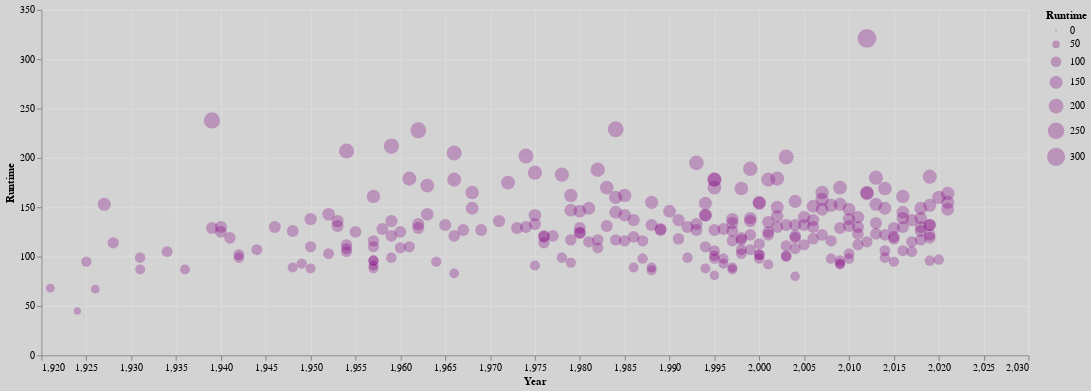

Notebook source saved alongside this figure:
### Code cell
# Correlation Between Year and Runtime
alt.Chart(data).mark_circle(opacity=0.3, color='purple').encode(
    alt.X('Year:Q', scale=alt.Scale(zero=False)),
    y='Runtime:Q',
    tooltip=['Movie Name', 'Ranking of Movie', 'Certificate', 'Genre'], size='Runtime'
).properties(width=1000,height=350).configure_title(fontSize=14).configure(background="lightgrey").interactive()

### Figure 1 — Vega-Lite specification as saved in the notebook (floating-point values rounded to 4 significant figures; data arrays with more than 128 entries replaced by an {"elided": "..."} marker saying what was removed)
{"config": {"view": {"continuousWidth": 400, "continuousHeight": 300}, "background": "lightgrey"}, "data": {"name": "data-9a03ad1c95f42e1f607bccaa23e7d3c5"}, "mark": {"type": "circle", "color": "purple", "opacity": 0.3}, "encoding": {"size": {"type": "quantitative", "field": "Runtime"}, "tooltip": [{"type": "nominal", "field": "Movie Name"}, {"type": "quantitative", "field": "Ranking of Movie"}, {"type": "nominal", "field": "Certificate"}, {"type": "nominal", "field": "Genre"}], "x": {"type": "quantitative", "field": "Year", "scale": {"zero": false}}, "y": {"type": "quantitative", "field": "Runtime"}}, "height": 350, "selection": {"selector001": {"type": "interval", "bind": "scales", "encodings": ["x", "y"]}}, "width": 1000, "$schema": "https://vega.github.io/schema/vega-lite/v4.8.1.json", "datasets": {"data-9a03ad1c95f42e1f607bccaa23e7d3c5": {"elided": "250 records"}}}
